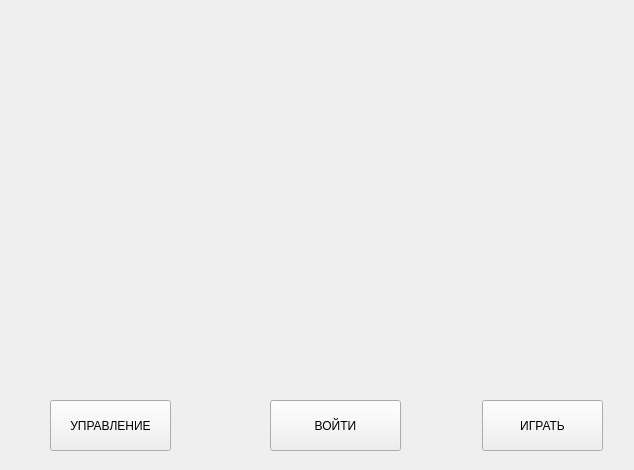
<?xml version="1.0" encoding="UTF-8"?>
<ui version="4.0">
 <class>Form</class>
 <widget class="QWidget" name="Form">
  <property name="geometry">
   <rect>
    <x>0</x>
    <y>0</y>
    <width>634</width>
    <height>470</height>
   </rect>
  </property>
  <property name="windowTitle">
   <string>Form</string>
  </property>
  <widget class="QPushButton" name="pushButton">
   <property name="geometry">
    <rect>
     <x>50</x>
     <y>400</y>
     <width>121</width>
     <height>51</height>
    </rect>
   </property>
   <property name="text">
    <string>УПРАВЛЕНИЕ</string>
   </property>
  </widget>
  <widget class="QPushButton" name="pushButton_2">
   <property name="geometry">
    <rect>
     <x>270</x>
     <y>400</y>
     <width>131</width>
     <height>51</height>
    </rect>
   </property>
   <property name="text">
    <string>ВОЙТИ</string>
   </property>
  </widget>
  <widget class="QPushButton" name="pushButton_3">
   <property name="geometry">
    <rect>
     <x>482</x>
     <y>400</y>
     <width>121</width>
     <height>51</height>
    </rect>
   </property>
   <property name="text">
    <string>ИГРАТЬ</string>
   </property>
  </widget>
 </widget>
 <resources/>
 <connections/>
</ui>
